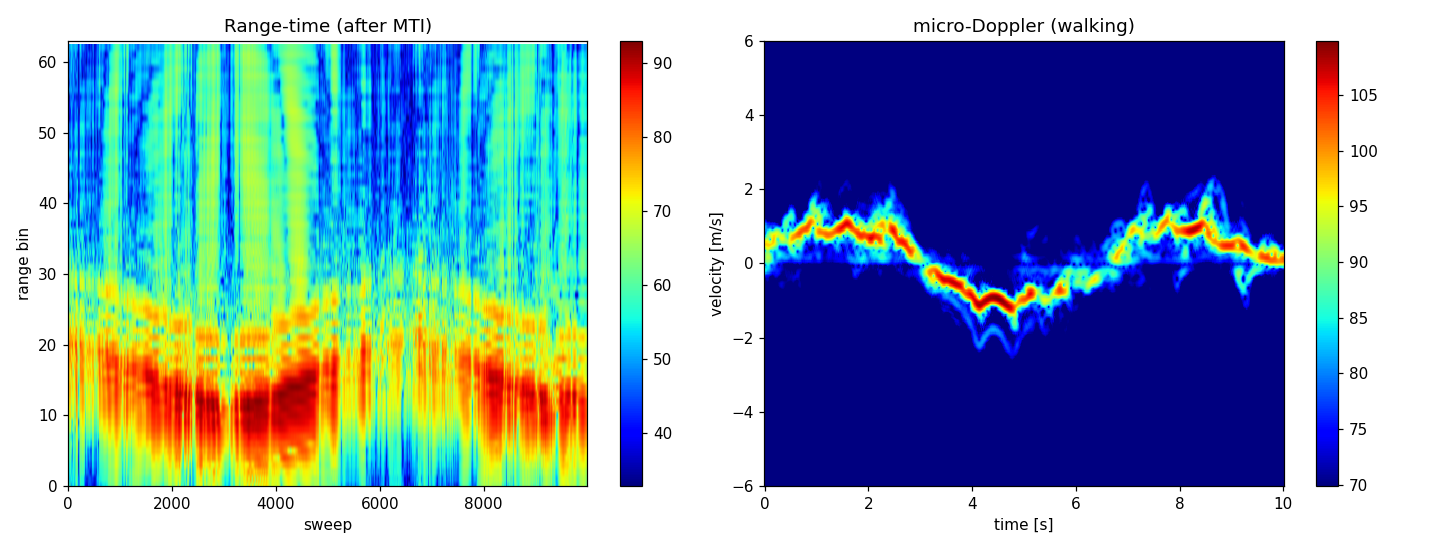

Write Python code to recreate this figure.
"""
Verify a Python port of the provided MATLAB DSP (DataProcessingExample.m)
on a single .dat file. Goal: confirm the chain reproduces a sensible
range-time map and micro-Doppler spectrogram before trusting it on 1754 files.
"""
import sys
import numpy as np
import matplotlib
matplotlib.use("Agg")
import matplotlib.pyplot as plt
from scipy.signal import butter, lfilter, get_window, spectrogram

DATA = "../data/Dataset_848/1 December 2017 Dataset/1P36A01R01.dat"  # activity 1 = walking


def read_dat(path):
    with open(path) as f:
        raw = f.read().replace("i", "j")
    v = raw.split()
    fc, tsweep_ms, nts, bw = float(v[0]), float(v[1]), int(float(v[2])), float(v[3])
    data = np.asarray(v[4:], dtype=np.complex128)
    return fc, tsweep_ms, nts, bw, data


def odd_minus_one(n):
    # MATLAB oddnumber(n)-1: nearest odd >= behaviour, then -1 -> even
    y = int(np.floor(n))
    if y % 2 == 0:
        y = int(np.ceil(n))
    if y % 2 == 0:
        y += 1
    return y - 1


fc, tsweep_ms, NTS, Bw, data = read_dat(DATA)
Tsweep = tsweep_ms / 1000.0
fs = NTS / Tsweep
nc = len(data) // NTS
print(f"fc={fc:g} Tsweep={Tsweep:g}s NTS={NTS} Bw={Bw:g} | samples={len(data)} chirps={nc} dur={nc*Tsweep:g}s")

# fast-time FFT -> range, keep upper half (MATLAB tmp(NTS/2+1:NTS,:))
Data_time = data.reshape(NTS, nc, order="F")
tmp = np.fft.fftshift(np.fft.fft(Data_time, axis=0), axes=0)
Data_range = tmp[NTS // 2:NTS, :]            # 64 range bins

ns = odd_minus_one(nc)
b, a = butter(4, 0.0075, "high")
Data_range_MTI = np.empty((Data_range.shape[0], ns), dtype=np.complex128)
for k in range(Data_range.shape[0]):
    Data_range_MTI[k, :] = lfilter(b, a, Data_range[k, :ns])

Data_range_MTI = Data_range_MTI[1:, :]       # drop first bin -> 63 bins
Data_range = Data_range[1:, :ns]
print(f"range-time shape: {Data_range_MTI.shape} (range bins x sweeps), ns={ns}")

# spectrogram over range bins 10..30 (MATLAB 1-indexed) = python 9..29
PRF = 1.0 / Tsweep
win_len, overlap, nfft = 200, 190, 800
win = get_window("hamming", win_len)
spec = 0.0
for rbin in range(9, 30):
    f, t, S = spectrogram(Data_range_MTI[rbin, :], fs=PRF, window=win,
                          noverlap=overlap, nfft=nfft, detrend=False,
                          return_onesided=False, mode="complex", scaling="spectrum")
    spec = spec + np.abs(np.fft.fftshift(S, axes=0))
spec = np.flipud(spec)
doppler = np.fft.fftshift(f)
velocity = doppler * 3e8 / 2 / fc
print(f"spectrogram shape: {spec.shape} (doppler bins x time frames)")
print(f"velocity axis: {velocity.min():.2f} .. {velocity.max():.2f} m/s")

fig, ax = plt.subplots(1, 2, figsize=(13, 5))
rt = 20 * np.log10(np.abs(Data_range_MTI) + 1e-12)
im0 = ax[0].imshow(rt, aspect="auto", origin="lower", cmap="jet",
                   vmax=rt.max(), vmin=rt.max() - 60)
ax[0].set(title="Range-time (after MTI)", xlabel="sweep", ylabel="range bin", ylim=(0, 63))
fig.colorbar(im0, ax=ax[0])

sd = 20 * np.log10(spec + 1e-12)
t_axis = np.linspace(0, nc * Tsweep, spec.shape[1])
im1 = ax[1].pcolormesh(t_axis, velocity, sd, cmap="jet", vmax=sd.max(), vmin=sd.max() - 40)
ax[1].set(title="micro-Doppler (walking)", xlabel="time [s]", ylabel="velocity [m/s]", ylim=(-6, 6))
fig.colorbar(im1, ax=ax[1])
fig.tight_layout()
fig.savefig("dsp_check.png", dpi=110)
print("saved dsp_check.png")
